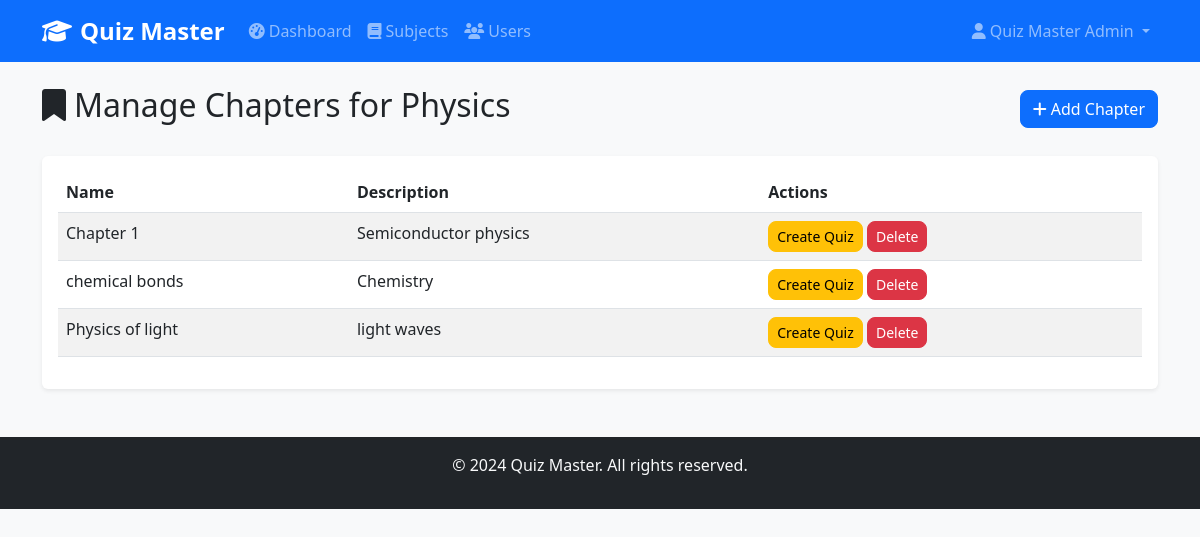
Screenshot of /admin/chapters/1 (signed in) with the database file from the repository.
### database/models.py (models this page shows, shortened)
class Subject(db.Model):
    __tablename__ = 'subjects'
    id = db.Column(db.Integer, primary_key=True)
    name = db.Column(db.String(100), nullable=False)
    description = db.Column(db.Text)
    created_at = db.Column(db.DateTime, default=datetime.utcnow)
    chapters = db.relationship('Chapter', backref='subject', lazy=True, cascade='all, delete-orphan')

class Chapter(db.Model):
    __tablename__ = 'chapters'
    id = db.Column(db.Integer, primary_key=True)
    name = db.Column(db.String(100), nullable=False)
    description = db.Column(db.Text)
    subject_id = db.Column(db.Integer, db.ForeignKey('subjects.id'), nullable=False)
    created_at = db.Column(db.DateTime, default=datetime.utcnow)
    quizzes = db.relationship('Quiz', backref='chapter', lazy=True, cascade='all, delete-orphan')

### routes/admin.py (the view)
@admin_bp.route('/chapters/<int:subject_id>')
@admin_required
def chapters(subject_id):
    subject = Subject.query.get_or_404(subject_id)
    chapters = Chapter.query.filter_by(subject_id=subject_id).all()
    return render_template('admin/chapters.html', subject=subject, chapters=chapters)

### routes/admin.py (called while the page is built)
def admin_required(f):
    @wraps(f)
    def decorated_function(*args, **kwargs):
        if not session.get('is_admin'):
            flash('Access denied. Admin privileges required.', 'error')
            return redirect(url_for('auth.login'))
        return f(*args, **kwargs)
    return decorated_function

### templates/admin/chapters.html (shortened to what this page needs)
{% extends "base.html" %}
{% block content %}
<div class="d-flex justify-content-between align-items-center mb-4">
  <h2>
    <i class="fas fa-bookmark me-2"></i>Manage Chapters for {{ subject.name }}
  </h2>
  <button
    class="btn btn-primary"
    data-bs-toggle="modal"
    data-bs-target="#addChapterModal"
  >
    <i class="fas fa-plus me-1"></i>Add Chapter
  </button>
</div>
<div class="card">
  <div class="card-body">
    {% if chapters %}
    <div class="table-responsive">
      <table class="table table-striped">
        <thead>
          <tr>
            <th>Name</th>
            <th>Description</th>
            <th>Actions</th>
          </tr>
        </thead>
        <tbody>
          {% for chapter in chapters %}
          <tr>
            <td>{{ chapter.name }}</td>
            <td>{{ chapter.description|default('N/A', true) }}</td>
            <td>
              <a
                href="{{ url_for('admin.create_quiz', chapter_id=chapter.id) }}"
                class="btn btn-warning btn-sm"
                >Create Quiz</a
              >
              <form
                method="POST"
                action="{{ url_for('admin.delete_chapter', chapter_id=chapter.id) }}"
                style="display: inline"
              >
                <button
                  type="submit"
                  class="btn btn-danger btn-sm"
                  onclick="return confirm('Are you sure?')"
                >
                  Delete
                </button>
              </form>
            </td>
          </tr>
          {% endfor %}
        </tbody>
      </table>
    </div>
    {% else %}
    <p class="text-muted">No chapters available.</p>
    {% endif %}
  </div>
</div>
{% endblock %}

### static/css/style.css (style rules this page uses)
body { background-color: #f8f9fa; font-family: 'Segoe UI', Tahoma, Geneva, Verdana, sans-serif; }
.card { border: none; box-shadow: 0 0.125rem 0.25rem rgba(0, 0, 0, 0.075); transition: box-shadow 0.15s ease-in-out; }
.btn { border-radius: 0.5rem; transition: all 0.2s ease; }

### rows the page displays
Subject: name "Physics"
Chapter: name "Chapter 1", description "Semiconductor physics"
Chapter: name "chemical bonds", description "Chemistry"
Chapter: name "Physics of light", description "light waves"

### other values shown
{{ session.full_name }} "Quiz Master Admin"
